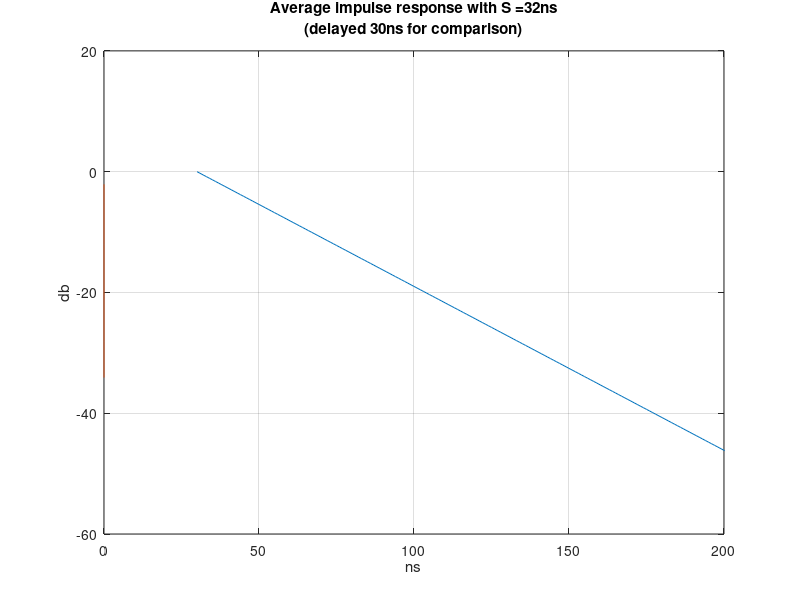

The MATLAB source for this figure:
%
% Copyright 2014 Oticon A/S
% SPDX-License-Identifier: Apache-2.0

S = 32e-9;
t= 0:1e-9:S*10;
h = exp(-t/S);
plot(t*1e9+30,20*log10(h))
ylim([-60 20])
xlim([0 200]);
ylabel('db');
xlabel('ns');
title({'Average impulse response with S =32ns','(delayed 30ns for comparison)'});
grid on


%%
tau=[0 50 110 170 290 310]*1e-9;
        % vector of average path power gains in dB
pdb=[0 -3 -10 -18 -26 -32];
pdb = pdb - 10*log10(sum(10.^(pdb./10)));
hold all; plot(tau,pdb);